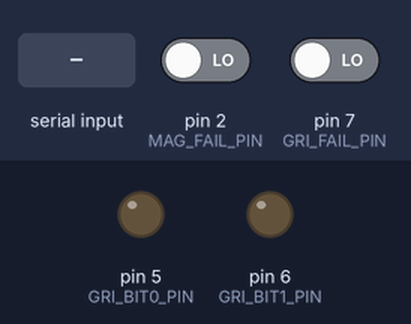
Simulated run of this sketch. Board: Arduino Uno, built with avr-gcc and run on an emulated ATmega328P. Shown: output pins drawn as LEDs (lit = HIGH). Inputs (shaded band) come from the test bench; at power-on: pin 2 (MAG_FAIL_PIN) LOW, pin 7 (GRI_FAIL_PIN) LOW.

Above: at 2.2 s.
2.3 s: "mgw$\n" received over Serial
At 2.8 s:
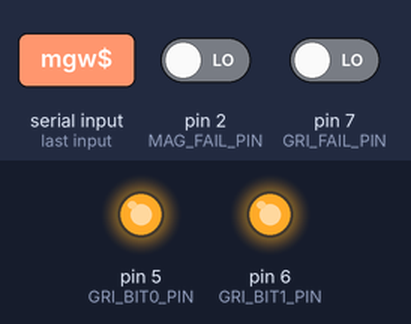
3.8 s: "mgo$\n" received over Serial
At 5.1 s:
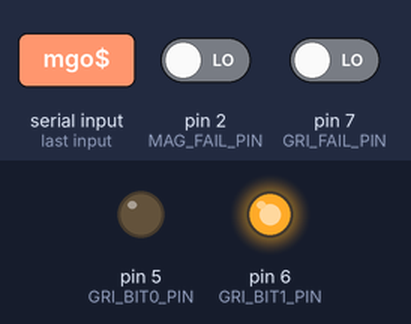
Timing chart, 0 to 6.8 s (numbered marks = the images above; inputs shaded):
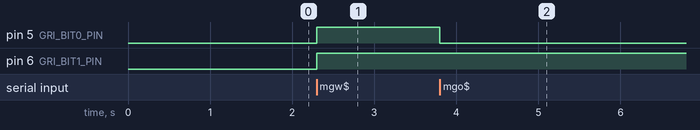

Measured:
- after the input at 2.3 s, pin 5 (GRI_BIT0_PIN), pin 6 (GRI_BIT1_PIN): LOW → HIGH at once
- after the input at 3.8 s, pin 5 (GRI_BIT0_PIN): HIGH → LOW at once

The sketch:

Main_Controller_V2_-_rev2p1_-_softwareSerial.ino
```cpp
#include <SoftwareSerial.h>

SoftwareSerial mySerial(10, 11); // RX, TX

unsigned long time;
int incomingByte = 0;
char character;
String a;
int r = 0;


int RX_PIN = 0;
int TX_PIN = 1;
int MAG_FAIL_PIN = 2;
int MAG_READY_PIN = 3;
int MAG_ERROR_PIN = 4;
int GRI_BIT1_PIN = 6;
int GRI_BIT0_PIN = 5;
int GRI_FAIL_PIN = 7;
int GRI_UNUSED_PIN = 8;
int MAG_UNUSED_PIN = 9;

int rx;
int tx;
int my_rx;
int my_tx;
int mag_fail;
int gri_bit1;
int gri_bit0;
int gri_fail;
String msg;

void setup() {
  delay(1000);
  Serial.begin(38400);
  mySerial.begin(38400);

//  pinMode(RX_PIN, INPUT);
//  pinMode(TX_PIN, OUTPUT);
  pinMode(MAG_FAIL_PIN, INPUT);
  pinMode(MAG_READY_PIN, INPUT);
  pinMode(MAG_ERROR_PIN, INPUT);
  pinMode(GRI_BIT1_PIN, OUTPUT);
  pinMode(GRI_BIT0_PIN, OUTPUT);
  pinMode(GRI_FAIL_PIN, INPUT);
  pinMode(GRI_UNUSED_PIN, INPUT);
  pinMode(MAG_UNUSED_PIN, INPUT);

  time = millis();
}


void loop() {
    mag_fail = digitalRead(MAG_FAIL_PIN);
    gri_fail = digitalRead(GRI_FAIL_PIN);

    // Error or fail?
    if (mag_fail) {
        msg = "mf0$";
        Serial.println(msg);
    }
    if (gri_fail) {
        msg = "gf0$";
        Serial.println(msg);
    }

    // Gripper command?
    if (Serial.available()) {
        msg = Serial.readStringUntil('\n');  //[:-2];
        if (msg == "mgw$") {
            gri_bit0 = HIGH;
            gri_bit1 = HIGH;
        }
        if (msg == "mgo$") {
            gri_bit0 = LOW;
            gri_bit1 = HIGH;
        }
        if (msg == "mgc$") {
            gri_bit0 = LOW;
            gri_bit1 = LOW;
        }
        digitalWrite(GRI_BIT0_PIN, gri_bit0);
        digitalWrite(GRI_BIT1_PIN, gri_bit1);
    }

    // Mag message?
    if (mySerial.available()) {
        msg = mySerial.readStringUntil('\n');
        Serial.println(msg);
    }
}
```
